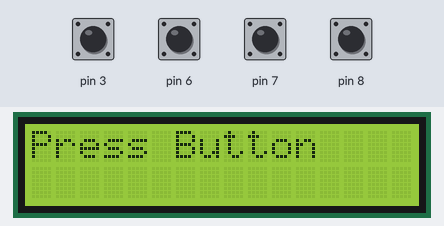
Bench run of a sketch on a simulated Arduino Uno, built with avr-gcc and run on an emulated ATmega328P. Shown: 16×2 character LCD. The inputs (shaded band) are chosen by the test bench; at power-on: pin 3, pin 6–8 HIGH.

Above: at 1.2 s.
1.3 s: pin 3 pulled LOW for 0.15 s
At 1.9 s:
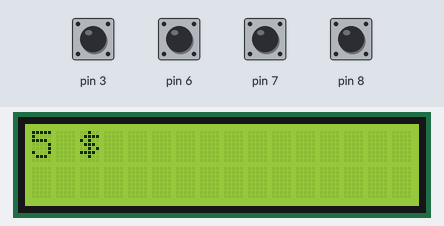
2.9 s: pin 6 pulled LOW for 0.15 s
At 4.1 s:
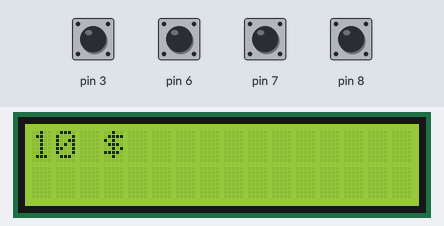
4.5 s: pin 7 pulled LOW for 0.15 s
At 5.6 s:
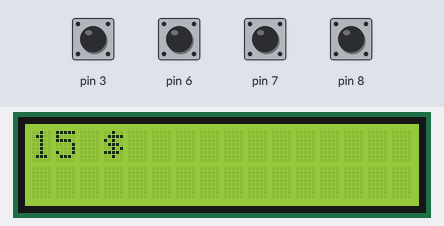
6.1 s: pin 8 pulled LOW for 0.15 s
At 6.8 s:
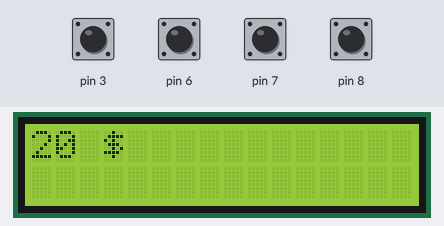
7.7 s: pin 3 driven LOW and pin 6 driven LOW
At 8.2 s:
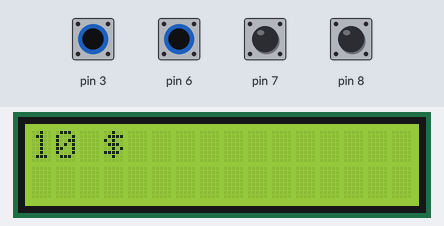
10.7 s: pin 6 driven HIGH
At 11.3 s:
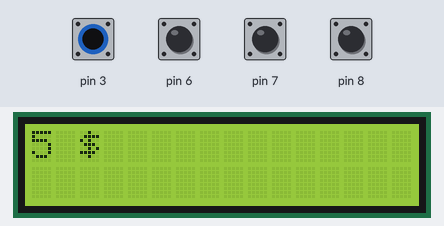
Timing chart, 0 to 13.7 s (numbered marks = the images above; inputs shaded):
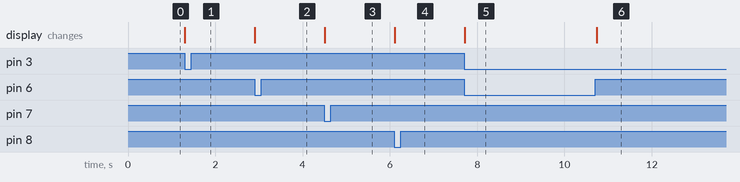

Measured:
- after the input at 1.3 s, the display: changes at once (image 1)
- after the input at 2.9 s, the display: changes at once (image 2)
- after the input at 4.5 s, the display: changes at once (image 3)
- after the input at 6.1 s, the display: changes at once (image 4)
- after the input at 7.7 s, the display: changes at once (image 5)
- after the input at 10.7 s, the display: changes at once (image 6)

The sketch:

LCD_Switch_I2C.ino
```cpp
// C++ code
//
#include <Adafruit_LiquidCrystal.h>

Adafruit_LiquidCrystal lcd(0);

void setup()
{
  lcd.begin(16, 2);
  lcd.print("Press Button");

   // 스위치 핀 초기화
    pinMode(3, INPUT_PULLUP);
    pinMode(6, INPUT_PULLUP);
    pinMode(7, INPUT_PULLUP);
    pinMode(8, INPUT_PULLUP);
}

void loop()
{

  int swt1 = digitalRead(3);
    int swt2 = digitalRead(6);
    int swt3 = digitalRead(7);
    int swt4 = digitalRead(8);

    // 0 이 버튼 눌린거
    if(swt1 == 0)
    {
      lcd.clear();
      lcd.print("5 $");


    }

    if(swt2 == 0)
    {
      lcd.clear();
      lcd.print("10 $");
    }

    if(swt3 == 0)
    {
      lcd.clear();
      lcd.print("15 $");
    }

    if(swt4 == 0)
    {
      lcd.clear();
      lcd.print("20 $");
    }
}
```
